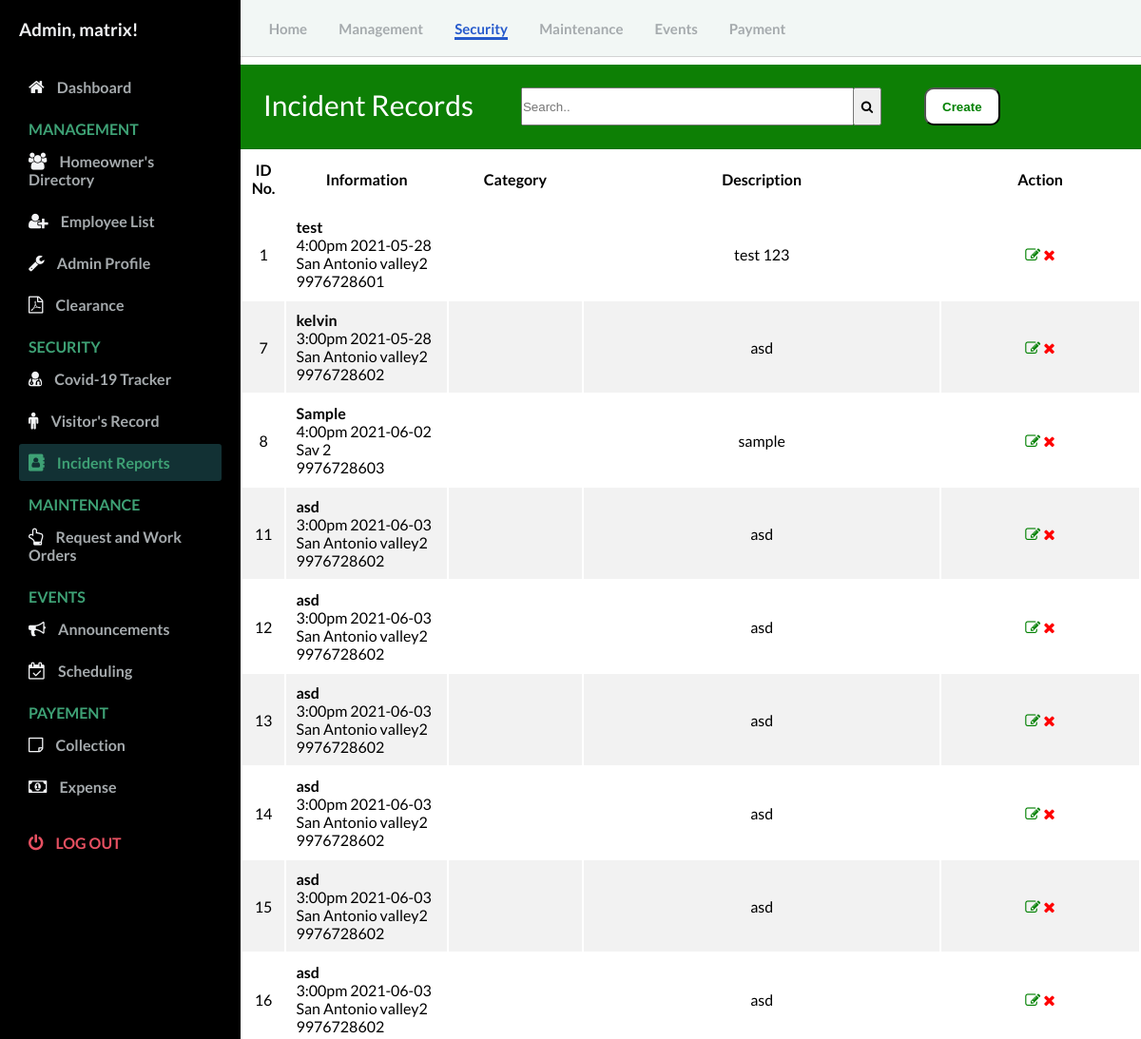
The page /admin/incident_record.php (signed in) on the database its author committed.
### tables this page shows
CREATE TABLE `incident` (
  `id` int(11) NOT NULL,
  `name` text NOT NULL,
  `date` varchar(20) NOT NULL,
  `time` varchar(20) NOT NULL,
  `location` text NOT NULL,
  `contact` bigint(11) NOT NULL,
  `description` text NOT NULL
);

### admin/controllers/function.php (called while the page is built, shortened)
<?php
function check_login($conn) {
	if(isset($_SESSION['user_id'])) {
		$id = $_SESSION['user_id'];
		$query = "SELECT * FROM admin WHERE user_id = '$id' limit 1";
		$result = mysqli_query($conn, $query);
		if($result && mysqli_num_rows($result) > 0) {
			$user_data = mysqli_fetch_assoc($result);
			return $user_data;
		}
	}
	die;
}

### admin/incident_record.php (the view, shortened to what this page needs)
<?php
  include("config/connection.php");
  include("controllers/function.php");
  $user_data = check_login($conn);
?>
<!DOCTYPE html>
<html lang="en">
  <head>
    <link rel="stylesheet" href="https://stackpath.bootstrapcdn.com/font-awesome/4.7.0/css/font-awesome.min.css"/>
    <link rel="stylesheet" href="css/style.css" />
  </head>
  <body id="body">
    <div class="container">
      <nav class="navbar">
        <div class="navbar__left">
          <a href="Dashboard.php">Home</a>
          <a href="User.php">Management</a>
          <a class="active_link" href="covid19_tracker.php">Security</a>
          <a href="work_order.php">Maintenance</a>
          <a href="announcement.php">Events</a>
          <a href="invoice.php">Payment</a>
        </div>
      </nav>
<?php require_once 'incident_crud.php'; ?>
<?php
  $mysqli = new mysqli('remotemysql.com', 'J5BJ2ZlQGm', 'FYAvWP4mmz', 'J5BJ2ZlQGm') or die(mysqli_error($mysqli));
  $result = $mysqli->query("SELECT * FROM incident") or die($mysqli->error);
?>
      <main>
        <div class="table_contadiner">
          <div class="card-header" id="user">
            <p style="float: left; font-size: 30px;">Incident Records</p>
            <form  action="#" style=" float: left;">
              <input type="search" placeholder="Search.." name="search2" id="myInput" style="width: 350px; height: 40px; margin-left: 50px;">
             <button type="submit" style="margin-left: -5px; height: 40px; width: 30px;"><i class="fa fa-search"></i></button>
            </form>
              <button id="myBtn" style="height: 40px; width: 80px; background-color: #fff; color: green; margin-left: 5%; border-radius: 10px;"><b>Create</b></button>
          </div>
            <table id="user" style="background-color: white; width: 100%;">
            <thead>
              <tr>
                <th style="width: 3%;"><b>ID No.</b></th>
                <th style="width: 18%;"><b>Information</b></b></th>
                <th style="width: 15%;"><b>Category</b></th>
                <th style="width: 40%;"><b>Description</b></th>
                <th colspan="2"><b>Action</b></th>
              </tr>
            </thead>
          <tbody id="myTable">
          <?php
          while ($row = $result->fetch_assoc()): ?>
              <tr>
                  <td><?php echo $row['id']; ?></td>
                  <td style="text-align: left;">
                    <b><?php echo $row['name']; ?></b><br>
                    <?php echo $row['time']; ?>
                    <?php echo $row['date']; ?><br>
                    <?php echo $row['location']; ?><br>
                    <?php echo $row['contact']; ?>
                  </td>
                  <td><?php echo $row['category']; ?></td>
                  <td><?php echo $row['description']; ?></td>
                <td>
                    <a  href="incident_update.php?edit=<?php echo $row['id']; ?>"><i class="fa fa-edit text-edit" title="Update"></i></a>
                    <a href="incident_crud.php?delete=<?php echo $row['id']; ?>" onclick="return confirm('Are you sure you want to Delete this info?');"><i class="fa fa-remove text-remove" title="Delete"></i></a>
                </td>
              </tr>
          <?php endwhile; ?>
          </table>
        </div>
      </main>
      <div id="sidebar">
        <div class="sidebar__title">
            <h3>Admin, <?php echo $user_data['firstname']; ?>!</h3>
        </div>
        <div class="sidebar__menu">
          <div class="sidebar__link ">
            <i class="fa fa-home"></i>
            <a href="Dashboard.php">Dashboard</a>
          </div>
          <h2>MANAGEMENT</h2>
          <div class="sidebar__link">
            <i class="fa fa-users" aria-hidden="true"></i>
            <a href="User.php">Homeowner's Directory</a>
          </div>
          <div class="sidebar__link">
            <i class="fa fa-user-plus" aria-hidden="true"></i>
            <a href="employees_record.php">Employee List</a>
          </div>
          <div class="sidebar__link">
            <i class="fa fa-wrench"></i>
            <a href="Admin_profile.php">Admin Profile</a>
          </div>
          <div class="sidebar__link">
            <i class="fa fa-file-pdf-o"></i>
            <a href="residency.php">Clearance</a>
          </div>
          <h2>SECURITY</h2>
          <div class="sidebar__link">
            <i class="fa fa-user-md"></i>
            <a href="covid19_tracker.php">Covid-19 Tracker</a>
          </div>
          <div class="sidebar__link">
            <i class="fa fa-male"></i>
            <a href="visitors_record.php">Visitor's Record</a>
          </div>
          <div class="sidebar__link active_menu_link">
            <i class="fa fa-address-book"></i>
            <a href="incident_record.php">Incident Reports</a>
          </div>
          <h2>MAINTENANCE</h2>
          <div class="sidebar__link ">
            <i class="fa fa-hand-o-up"></i>
            <a href="work_order.php">Request and Work Orders</a>
          </div>
          <h2>EVENTS</h2>
          <div class="sidebar__link ">
            <i class="fa fa-bullhorn"></i>
            <a href="Announcement.php">Announcements</a>
          </div>
          <div class="sidebar__link">
            <i class="fa fa-calendar-check-o"></i>
            <a href="Scheduling.php">Scheduling</a>
          </div>
          <h2>PAYEMENT</h2>
          <div class="sidebar__link">
            <i class="fa fa-sticky-note-o"></i>
            <a href="invoice.php">Collection</a>
          </div>
          <div class="sidebar__link">
            <i class="fa fa-money"></i>
            <a href="expense.php">Expense</a>
          </div>
          <div class="sidebar__logout">
            <i class="fa fa-power-off"></i>
            <a href="logout.php">Log out</a>
          </div>
      </div>
    </div>
  </body>
</html>

### admin/css/style.css (style rules this page uses)
* { margin: 0; padding: 0; }
body { font-family: 'Lato', sans-serif; box-sizing: border-box; }
.container { display: grid; height: 100vh; grid-template-columns: 0.8fr 1fr 1fr 1fr; grid-template-rows: 0.2fr 3fr; grid-template-areas: "sidebar nav nav nav" "sidebar main main main" }
.navbar { background: #f2f7f5; grid-area: nav; height: 60px; display: flex; align-items: center; justify-content: space-between; padding: 0 30px 0 30px; border-bottom: 1px solid lightgray; }
.navbar__left > a { margin-right: 30px; text-decoration: none; color: #a5aaad; font-size: 15px; font-weight: 700; }
.navbar__left .active_link { color: #265acc; border-bottom: 3px solid #265acc; padding-bottom: 12 px; }
main { background: #f3f4f6; grid-area: main; overflow-y: auto; }
#sidebar { background: #000000; grid-area: sidebar; overflow-y: auto; padding: 20px; -webkit-transition: all 0.5s; transition: all 0.5s; }
.sidebar__title { display:flex; justify-content: space-between; align-items: center; color: #f3f4f6; margin-bottom: 30px; }
.sidebar__menu > h2 { color: #3ea175; font-size: 16px; margin-top: 15px; margin-bottom: 5px; padding: 0 10px; font-weight: 700; }
.sidebar__link { color: #f3f4f6; padding: 10px; border-radius: 3px; margin-bottom: 5px; }
.active_menu_link { background: rgba(62, 161, 171,0.3); color: #3ea175; }
.active_menu_link a { color: #3ea175 !important; }
.sidebar__link > a { text-decoration: none; color: #a5aaad; font-weight: 700; }
.sidebar__link >i { margin-right: 10px; font-size: 18px; }
.sidebar__logout { margin-top: 20px; padding: 10px; color: #e65061; }
.sidebar__logout > a { text-decoration: none; color: #e65061; font-weight: 700; text-transform: uppercase; }
.sidebar__logout > i { margin-right: 10px; font-size: 18px; }
#user td, #user th { padding: 10px; text-align: center; }
#user tr:nth-child(even) { background-color: #f2f2f2; }
.card-header { padding: 1.50rem; margin-bottom: 0; background-color: #0D7F05; border-bottom: 1px solid rgba(0, 0, 0, 0.125); color: #ffffff; font-size: 20px; }
.text-edit { color: green; }
.text-remove { color: red; }
* { box-sizing: border-box; }
.dropdown-content a, { color: black; padding: 12px 16px; text-decoration: none; display: block; }

### rows shown on the page
incident: id "1", name "test", time "4:00pm", date "2021-05-28", location "San Antonio valley2", contact "9976728601", description "test 123"
incident: id "7", name "kelvin", time "3:00pm", date "2021-05-28", location "San Antonio valley2", contact "9976728602", description "asd"
incident: id "8", name "Sample", time "4:00pm", date "2021-06-02", location "Sav 2", contact "9976728603", description "sample"
incident: id "11", name "asd", time "3:00pm", date "2021-06-03", location "San Antonio valley2", contact "9976728602", description "asd"
incident: id "12", name "asd", time "3:00pm", date "2021-06-03", location "San Antonio valley2", contact "9976728602", description "asd"
incident: id "13", name "asd", time "3:00pm", date "2021-06-03", location "San Antonio valley2", contact "9976728602", description "asd"
incident: id "14", name "asd", time "3:00pm", date "2021-06-03", location "San Antonio valley2", contact "9976728602", description "asd"
incident: id "15", name "asd", time "3:00pm", date "2021-06-03", location "San Antonio valley2", contact "9976728602", description "asd"
incident: id "16", name "asd", time "3:00pm", date "2021-06-03", location "San Antonio valley2", contact "9976728602", description "asd"

### other values the page prints
$user_data['firstname'] "matrix"
